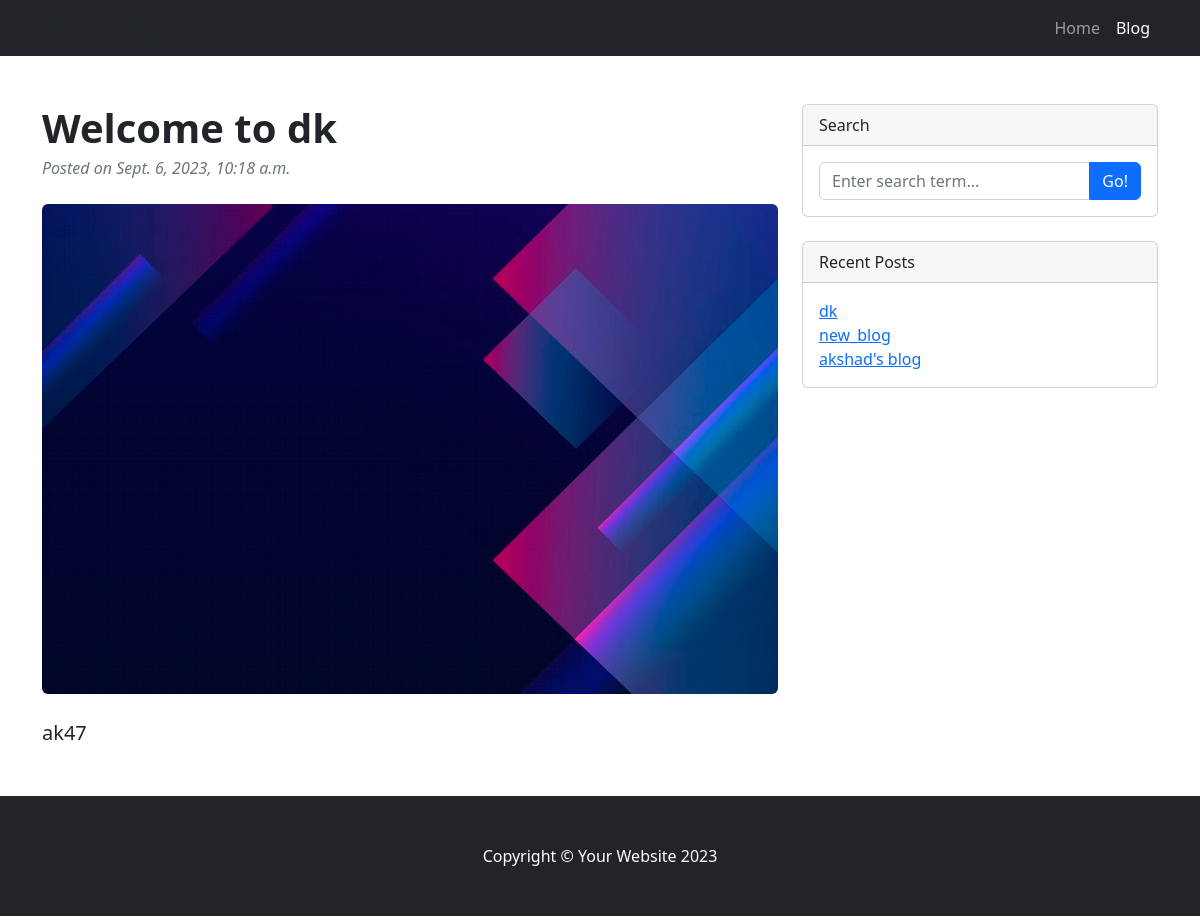
The page /blog/8 on the database as committed earlier.
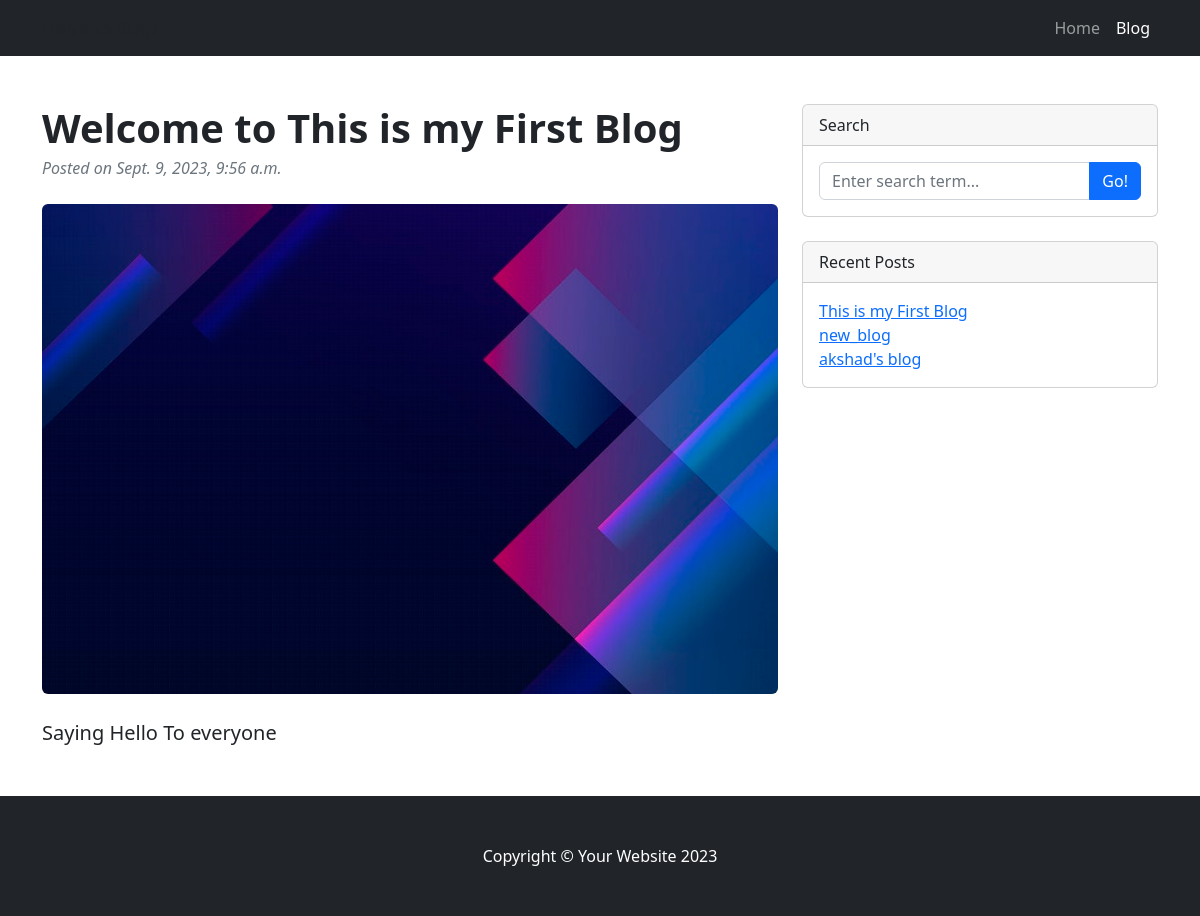
The same page on the database as committed later.
### website/models.py (models this page shows, shortened)
class Blogs(models.Model):
    title = models.CharField(max_length=100, unique=True)
    author= models.CharField(max_length=20)
    updated_on = models.DateTimeField(auto_now= True)
    content = models.TextField()
    created_on = models.DateTimeField(auto_now= True)
    status = models.IntegerField(choices=STATUS, default=0)
    class Meta:
        ordering = ['-created_on']

### website/views.py (the view)
# urls.py: path('blog/<int:pk>', BlogDetailView.as_view(), name = "blog_view"),
class BlogDetailView(generic.DetailView):
    model = Blogs
    template_name= "website/blog_contents.html"
    context_object_name= "blog"
    def get_context_data(self, **kwargs):
        context = super().get_context_data(**kwargs)
        context["blogs"]= Blogs.objects.filter(status=1).order_by("id")
        return context

### website/templates/website/blog_contents.html (shortened to what this page needs)
{% load static %}
{% load widget_tweaks %}
<!DOCTYPE html>
<html lang="en">
    <head>
        <link href="{% static 'website/assets/css/style1.css' %}" rel="stylesheet" />
    </head>
    <body>
        <nav class="navbar navbar-expand-lg navbar-dark bg-dark">
            <div class="container">
                <div class="collapse navbar-collapse" id="navbarSupportedContent">
                    <ul class="navbar-nav ms-auto mb-2 mb-lg-0">
                        <li class="nav-item"><a class="nav-link" href="{% url 'website:index' %}">Home</a></li>
                        <li class="nav-item"><a class="nav-link active" aria-current="page" href="#">Blog</a></li>
                    </ul>
                </div>
            </div>
        </nav>
        <div class="container mt-5">
            <div class="row">
                <div class="col-lg-8">
                    <article>
                        <header class="mb-4">
                            <h1 class="fw-bolder mb-1">Welcome to {{blog.title}}</h1>
                            <div class="text-muted fst-italic mb-2">Posted on {{blog.created_on}}</div>
                        </header>
                        <figure class="mb-4"><img class="img-fluid rounded" src="{% static 'website/assets/img/blog_bg.jpg' %}" alt="..." /></figure>
                        <section class="mb-5">
                            <p class="fs-5 mb-4">{{blog.content}}</p>
                        </section>
                    </article>
                </div>
                <div class="col-lg-4">
                    <div class="card mb-4">
                        <div class="card-header">Search</div>
                        <div class="card-body">
                            <div class="input-group">
                                <input class="form-control" type="text" placeholder="Enter search term..." aria-label="Enter search term..." aria-describedby="button-search" />
                                <button class="btn btn-primary" id="button-search" type="button">Go!</button>
                            </div>
                        </div>
                    </div>
                    <div class="card mb-4">
                        <div class="card-header">Recent Posts</div>
                        <div class="card-body">
                            <div class="row">
                                <div class="col-sm-6">
                                    <ul class="list-unstyled mb-0">
                                        {% for blog in blogs %}
                                        <li><a href="{% url 'website:blog_view' blog.id %}">{{blog.title}}</a></li>
                                        {% empty %}
                                        <p>NO Articles</p>
                                        {% endfor %}
                                    </ul>
                                </div>
                            </div>
                        </div>
                    </div>
                </div>
            </div>
        </div>
        <footer class="py-5 bg-dark">
            <div class="container"><p class="m-0 text-center text-white">Copyright &copy; Your Website 2023</p></div>
        </footer>
    </body>
</html>

Rows that differ between the two databases and show on the page:
removed Blogs: title "dk", created_on "Sept. 6, 2023, 10:18 a.m.", content "ak47"
added Blogs: title "This is my First Blog", created_on "Sept. 9, 2023, 9:56 a.m.", content "Saying Hello To everyone"
